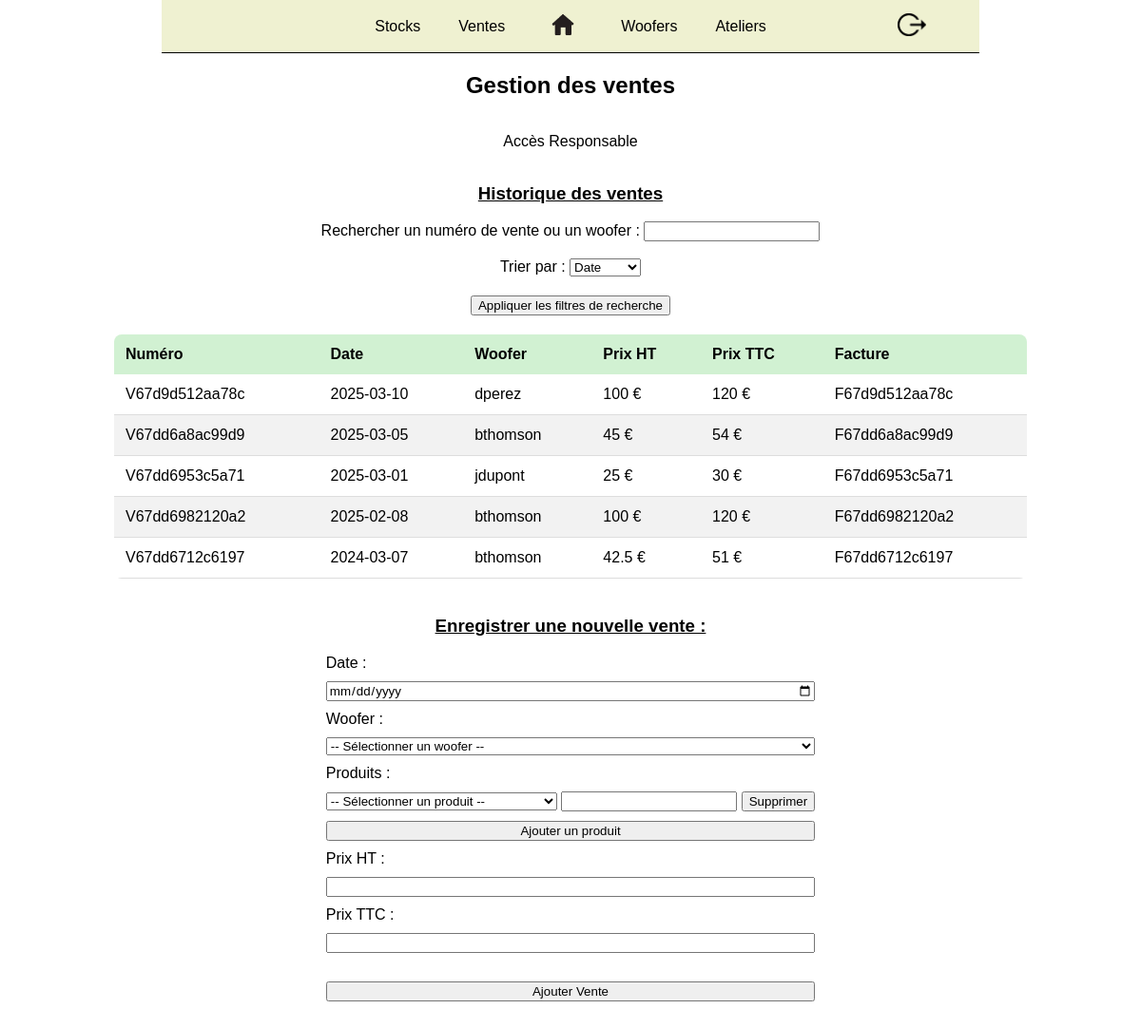
/ventes.php (signed in), run on the app's committed database.
### tables this page shows
CREATE TABLE Vente (
    idnoVente VARCHAR(30) PRIMARY KEY,
    date DATE NOT NULL,
    prixTTC FLOAT NOT NULL,
    prixHT FLOAT NOT NULL,
    woofer INT NOT NULL,
    etat ENUM('cree', 'enregistree', 'enAttente', 'payee', 'annulee', 'refusee', 'archivee') NOT NULL,
    FOREIGN KEY (woofer) REFERENCES Woofer(idCompte)
);

CREATE TABLE Utilisateur (
    idCompte INT PRIMARY KEY AUTO_INCREMENT,
    nomUtilisateur VARCHAR(100) NOT NULL,
    motDePasse VARCHAR(50) NOT NULL,
    email VARCHAR(100) NOT NULL,
    typeUtilisateur ENUM('Woofer', 'Responsable') NOT NULL,
    dateCreation DATE NOT NULL,
    etat ENUM('connecte', 'deconnecte') NOT NULL,
    derniereConnexion DATE NOT NULL
);

CREATE TABLE Facture (
    idFacture INT PRIMARY KEY AUTO_INCREMENT,
    refFacture VARCHAR(30) UNIQUE NOT NULL,
    prix FLOAT NOT NULL,
    etat ENUM('archivee', 'generee', 'payee') NOT NULL,
    vente VARCHAR(30),
    FOREIGN KEY (vente) REFERENCES Vente(idnoVente)
);

### ventes.php (the view, shortened to what this page needs)
<?php
require_once("config/database.php");
?>
<!DOCTYPE html>
<html lang="fr">
<head>
    <link rel="stylesheet" href="css/menu.css">
    <link rel="stylesheet" href="css/index.css">
</head>
<body>
    <?php include_once("menu.php") ?>
    <h2>Gestion des ventes</h2>
    <p>Accès <?php echo $_SESSION["typeUtilisateur"]?></p>
    <h3>Historique des ventes</h3>
    <form class="rechercheAvancee" method="GET" action="">
        <div>
        <label for="search">Rechercher un numéro de vente ou un woofer : </label>
        <input type="text" name="search" id="search" placeholder="" value="<?= isset($_GET['search']) ? $_GET['search'] : '' ?>">
        </div>
        <br>
        <div>
        <label for="sort">Trier par : </label>
        <select name="sort" id="sort">
            <option value="date" <?= (isset($_GET['sort']) && $_GET['sort'] == 'date') ? 'selected' : '' ?>>Date</option>
        </select>
        </div>
        <button type="submit">Appliquer les filtres de recherche</button>
    </form>
    <table>
        <thead>
            <tr>
                <th>Numéro</th>
                <th>Date</th>
                <th>Woofer</th>
                <th>Prix HT</th>
                <th>Prix TTC</th>
                <th>Facture</th>
            </tr>
        </thead>
        <tbody>
            <?php
            $search = isset($_GET['search']) ?mysqli_real_escape_string($conn, $_GET['search']) : '';
            $sort = isset($_GET['sort']) ? $_GET['sort'] : 'date';
            $sql = "SELECT v.idnoVente, v.date, u.nomUtilisateur, v.prixTTC, v.prixHT, f.refFacture
                    FROM Vente v
                    JOIN Woofer w ON v.woofer = w.idCompte
                    JOIN utilisateur u ON w.idCompte = u.idCompte
                    JOIN Facture f ON v.idnoVente = f.vente
                    WHERE v.idnoVente LIKE '%$search%' OR u.nomUtilisateur LIKE '%$search%'
                    ORDER BY $sort DESC";
            $result = mysqli_query($conn, $sql);
            while ($vente = $result->fetch_assoc()) {
                echo "<tr>
                        <td>{$vente['idnoVente']}</td>
                        <td>{$vente['date']}</td>
                        <td>{$vente['nomUtilisateur']}</td>
                        <td>{$vente['prixHT']} €</td>
                        <td>{$vente['prixTTC']} €</td>
                        <td>{$vente['refFacture']}</td>
                    </tr>";
            }
            ?>
        </tbody>
    </table>
    <h3>Enregistrer une nouvelle vente :</h3>
    <form id="form-nouvelle-vente" method="POST" action="">
        <label for="date">Date :</label>
        <input type="date" name="date" required>
        <label for="woofer">Woofer :</label>
        <select name="woofer" required>
            <option value="">-- Sélectionner un woofer --</option>
        </select>
        <label for="produits">Produits :</label>
        <div id="conteneur-produits">
            <div class="selection-produit">
                <select name="produits[]" class="produit" required>
                    <option value="">-- Sélectionner un produit --</option>
                </select>
                <input type="number" name="quantites[]" class="quantite" min="1" required>
                <button type="button" class="supprimer-produit">Supprimer</button>
            </div>
        </div>
        <button type="button" id="ajouter-produit">Ajouter un produit</button>
        <label for="prixHT">Prix HT :</label>
        <input type="text" name="prixHT" id="prixHT" readonly required>
        <label for="prixTTC">Prix TTC :</label>
        <input type="text" name="prixTTC" id="prixTTC" readonly required>
        <button type="submit" name="ajouterVente">Ajouter Vente</button>
    </form>
</body>
</html>

### css/index.css (style rules this page uses)
body, html { padding: 0; margin: 0; }
body { display: flex; flex-direction: column; align-items: center; padding-bottom: 100px; }
* { font-family: "Trebuchet MS", "Lucida Sans Unicode", "Lucida Grande", "Lucida Sans", Arial, sans-serif; }
h3 { text-decoration: underline; text-align: center; }
table { width: 80%; border-collapse: collapse; margin: 20px auto; border-radius: 8px; overflow: hidden; }
th, td { padding: 12px; text-align: left; font-size: 16px; }
th { background-color: #d1f1d2; color: black; font-weight: bold; }
tr:nth-child(even) { background-color: #f2f2f2; }
td { border-bottom: 1px solid #ddd; }
tr:first-child td:first-child { border-top-left-radius: 8px; }
tr:first-child td:last-child { border-top-right-radius: 8px; }
tr:last-child td:first-child { border-bottom-left-radius: 8px; }
tr:last-child td:last-child { border-bottom-right-radius: 8px; }
.rechercheAvancee { display: flex; flex-direction: column; justify-content: center; align-items: center; }
button[type="submit"] { margin-top: 20px; }
#form-nouvelle-vente { display: flex; flex-direction: column; gap: 10px; }

### data on the page
vente: idnoVente "V67d9d512aa78c", date "2025-03-10", utilisateur.nomUtilisateur "dperez", prixHT "100", prixTTC "120", facture.refFacture "F67d9d512aa78c"
vente: idnoVente "V67dd6a8ac99d9", date "2025-03-05", utilisateur.nomUtilisateur "bthomson", prixHT "45", prixTTC "54", facture.refFacture "F67dd6a8ac99d9"
vente: idnoVente "V67dd6953c5a71", date "2025-03-01", utilisateur.nomUtilisateur "jdupont", prixHT "25", prixTTC "30", facture.refFacture "F67dd6953c5a71"
vente: idnoVente "V67dd6982120a2", date "2025-02-08", utilisateur.nomUtilisateur "bthomson", prixHT "100", prixTTC "120", facture.refFacture "F67dd6982120a2"
vente: idnoVente "V67dd6712c6197", date "2024-03-07", utilisateur.nomUtilisateur "bthomson", prixHT "42.5", prixTTC "51", facture.refFacture "F67dd6712c6197"

### other printed values
$_SESSION["typeUtilisateur"] "Responsable"
